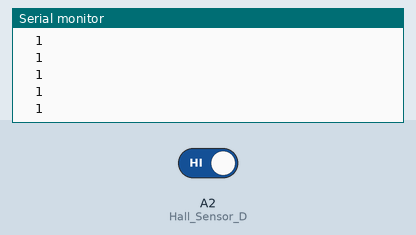
Recording of a sketch running on a simulated Arduino Uno, built with avr-gcc and run on an emulated ATmega328P. On the bench: the last lines printed to the serial monitor. The test bench sets the inputs (shaded band); at power-on: A2 (Hall_Sensor_D) HIGH.

Above: at 1.2 s.
1.3 s: A2 (Hall_Sensor_D) driven LOW
At 1.31 s:
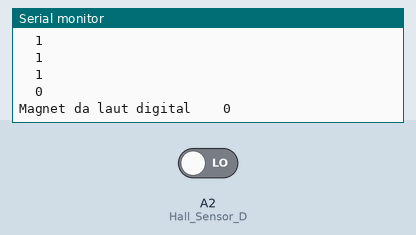
3.2 s: A2 (Hall_Sensor_D) driven HIGH
At 3.41 s:
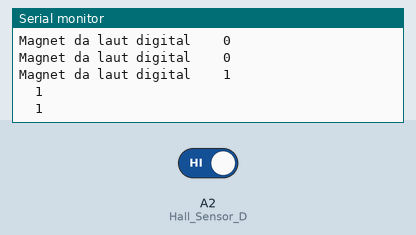
4.7 s: A2 (Hall_Sensor_D) driven LOW
At 13.64 s:
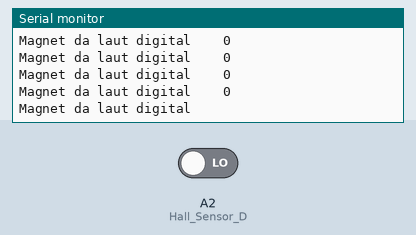

The sketch:

magnetsensor_ohneausgabe.ino
```cpp
/* This code is to be used with KY-024 Hall effect sensor
 * It displays both Analog and Digital values given by the sensor
 * Refer to www.surtrtech.com for more details
 */

#define Hall_Sensor A0          //A0 used with analog output, D2 with digital output
#define Hall_Sensor_D A2

int Val1=0,Val2=0;             //Here you can store both values, the Val2 can be boolean


void setup() {
  Serial.begin(9600);
  pinMode(Hall_Sensor_D,INPUT);


}

void loop() {

   Val2=digitalRead(Hall_Sensor_D);
   Serial.print("\t");
   Serial.println(Val2);

   if(Val2 == 0) {
       Serial.print("Magnet da laut digital");
       Serial.print("\t");
   }
   delay(100);
}
```

Measured:
- after the input at 1.3 s, the serial monitor: prints a new line at once (image 1)
- after the input at 4.7 s, the serial monitor: prints a new line at once (image 3)
